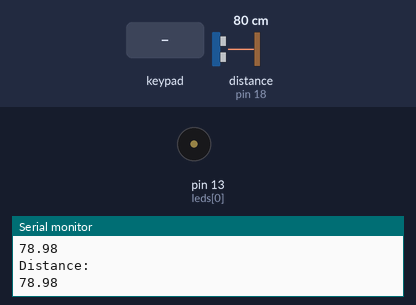
This sketch was run on a simulated Arduino Uno, built with avr-gcc and run on an emulated ATmega328P. Shown: buzzer (waves = sounding), the last lines printed to the serial monitor. Wiring (inferred from the names in the program): ultrasonic range finder: trigger pin 16; echo pin 18. The test bench sets the inputs (shaded band); at power-on: distance to the obstacle (sensor on pin 18) 80 cm. The echo pulse lasts 58.3 µs per cm.

Above: at 1.3 s.
1.4 s: keypad keys 1 2 4 5 # pressed 0.741 s apart
At 2.12 s:
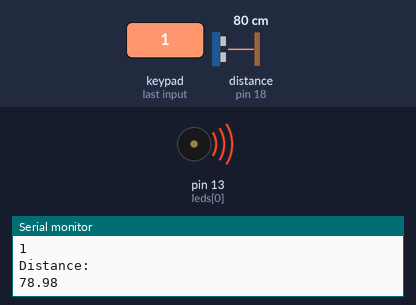
8.0 s: key 'A' pressed
11.0 s: key 'B' pressed
At 12.8 s:
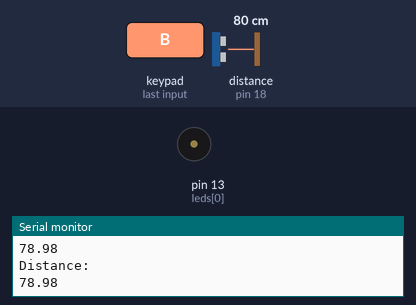
13.1 s: keypad keys 1 2 4 5 * pressed 0.741 s apart
At 13.76 s:
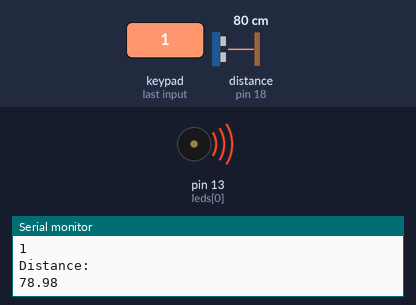
19.8 s: key 'C' pressed
22.7 s: keypad keys 1 2 4 5 D pressed 0.741 s apart
At 24.5 s:
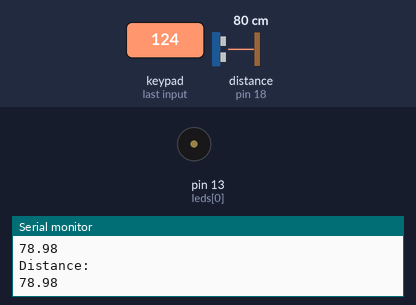
Timing chart, 0 to 30.4 s (numbered marks = the images above; inputs shaded):
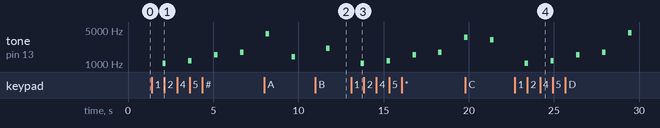

The sketch:

keypad.ino
```cpp
  // Librarys
  #include <Keypad.h>

  // Vars
  // pins GPIO = {1, 2,4,5,7, 10, 11, 12, 13, 14, 15, 16, 17, 18, 21, 47};
  int leds[] = {13};
  long duration;
  float distance;
  int ultraSonic[] = {18, 16}; // 18 output
  const byte ROWS = 4; // Define the number of rows in the keypad
  const byte COLS = 4; // Define the number of columns in the keypad

  // Functions
void sonic ();

  // Define the keymap
  char keys[ROWS][COLS] = {
    {'1','2','3','A'},
    {'4','5','6','B'},
    {'7','8','9','C'},
    {'*','0','#','D'}
  };

  // Connect keypad ROW0, ROW1, ROW2, ROW3 to these Arduino pins
  byte rowPins[ROWS] = {1, 2, 4, 5};

  // Connect keypad COL0, COL1, COL2, COL3 to these Arduino pins
  byte colPins[COLS] = {7, 10, 11, 12};

  // Create the Keypad
  Keypad keypad = Keypad(makeKeymap(keys), rowPins, colPins, ROWS, COLS);

  void setup() {
    Serial.begin(9600); // Initialize serial communication at 115200
    Serial.println("El sistema esta listo");
    pinMode(leds[0], OUTPUT);
    pinMode(ultraSonic[1], OUTPUT);
    pinMode(ultraSonic[0], INPUT);
  }

  void loop() {
    char key = keypad.getKey(); // Get the key pressed
    sonic();
    if (key) { // If a key is pressed
      int number = key - '0';
      Serial.println(key);
      Serial.println(number);
      switch (key) {
        case '1':
          tone(leds[0],1046.50, 200);
          break;
        case '2':
          tone(leds[0],1174.66, 200);
          break;
        case '3':
          tone(leds[0],1318.51, 200);
          break;
        case 'A':
          tone(leds[0],1396.91, 200);
          break;
        case '4':
          tone(leds[0],1567.91, 200);
          break;
        case '5':
          tone(leds[0],1760.00, 200);
          break;
        case '6':
          tone(leds[0],1975.53, 200);
          break;
        case 'B':
          tone(leds[0],2093.00, 200);
          break;
        case '7':
          tone(leds[0],2349.32, 200);
          break;
        case '8':
          tone(leds[0],2637.02, 200);
          break;
        case '9':
          tone(leds[0],2793.83, 200);
          break;
        case 'C':
          tone(leds[0],3135.96, 200);
          break;
        case '*':
          tone(leds[0],3520.00, 200);
          break;
        case '0':
          tone(leds[0],3951.07, 200);
          break;
        case '#':
          tone(leds[0],4186.01, 200);
          break;
        default:
          tone(leds[0],4434.92, 200);
      }
    }
  }


void sonic () {
  digitalWrite(ultraSonic[1], LOW);
  delayMicroseconds(2);
  digitalWrite(ultraSonic[1], HIGH);
  delayMicroseconds(10);
  digitalWrite(ultraSonic[1], LOW);

  duration = pulseIn(ultraSonic[0], HIGH);
  distance = duration * 0.034 / 2;
  Serial.println("Distance: ");
  Serial.println(distance);
  delay(500);
}
```

Measured:
- after the input at 1.4 s, tone on pin 13 (leds[0]): plays 1046 Hz for 0.20 s, 1174 Hz for 0.20 s, 1567 Hz for 0.20 s, 1760 Hz for 0.20 s, starting after 0.63 s
- after the input at 11.0 s, tone on pin 13 (leds[0]): silent → 2093 Hz after 0.64 s, → silent 0.20 s later
- after the input at 13.1 s, tone on pin 13 (leds[0]): plays 1046 Hz for 0.20 s, 1174 Hz for 0.20 s, 1567 Hz for 0.20 s, 1760 Hz for 0.20 s, 3520 Hz for 0.06 s, starting after 0.57 s
- after the input at 22.7 s, tone on pin 13 (leds[0]): plays 1046 Hz for 0.20 s, 1174 Hz for 0.20 s, 1567 Hz for 0.20 s, 1760 Hz for 0.20 s, 4434 Hz for 0.20 s, starting after 0.58 s
